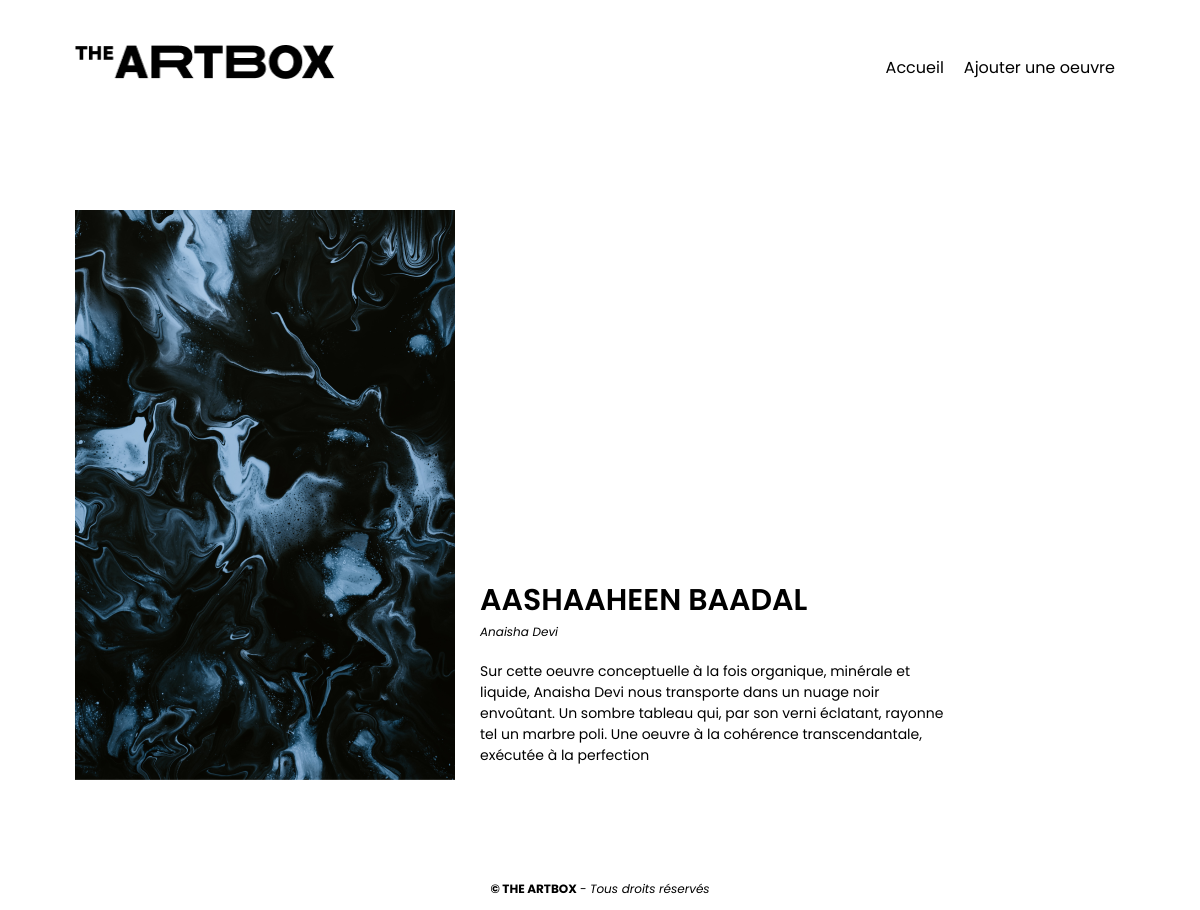
The app's page /oeuvre.php?id=2 with its own data.
### tables this page shows
CREATE TABLE `oeuvres` (
  `ID` int NOT NULL,
  `title` varchar(150) NOT NULL,
  `author` varchar(150) NOT NULL,
  `description` text NOT NULL,
  `img_url` varchar(255) NOT NULL
);

### fonctions.php (called while the page is built, shortened)
<?php
function getPainting($id){
    $db = db_connexion();
    $req = 'SELECT title, author, description, img_url FROM oeuvres WHERE ID = :id';
    $stmt = $db->prepare($req);
    $stmt->execute(['id' => $id]);
    return $stmt->fetchAll();
}
?>

### oeuvre.php (the view)
<?php
include("fonctions.php");
$existing_painting = false;
$id = $_GET["id"] ?? NULL;
if($id !== NULL){
    $painting = getPainting($id);
    if(count($painting) != 0)
        $existing_painting = true;
}
if (!$existing_painting): header('Location: index.php');
?>
<?php
else: include("header.php"); ?>
<article id="detail-oeuvre">
    <div id="img-oeuvre">
        <img src="<?= $painting[0]["img_url"] ?>" alt="<?= $painting[0]["title"] ?>">
    </div>
    <div id="contenu-oeuvre">
        <h1><?= $painting[0]["title"] ?></h1>
        <p class="description"><?= $painting[0]["author"] ?></p>
        <p class="description-complete"><?= $painting[0]["description"] ?></p>
    </div>
</article>
<?php endif; ?>
<?php include("footer.php"); ?>

### css/style.css (style rules this page uses)
html, body { margin: 0; }
* { box-sizing: border-box; font-family: 'Poppins', sans-serif; }
.oeuvre h2, #detail-oeuvre h1 { text-transform: uppercase; margin-top: 0; margin-bottom: 0; font-weight: 600; font-size: 30px; }
.oeuvre .description, #detail-oeuvre .description { font-style: italic; margin-top: 0; font-size: 12px; margin-bottom: 20px; }
#detail-oeuvre { display: flex; flex-wrap: wrap; align-items: end; margin-bottom: 100px; margin-top: 75px; font-size: 14px; padding: 0 15px; }
#img-oeuvre { margin-right: 25px; }
#img-oeuvre img { max-width: 470px; margin: auto; display: block; }
#contenu-oeuvre { max-width: 470px; }

### records on screen
oeuvres: img_url (picture), title "AASHAAHEEN BAADAL", author "Anaisha Devi", description "Sur cette oeuvre conceptuelle à la fois organique, minérale et liquide, Anaisha Devi nous transporte dans un nuage noir envoûtant. Un sombre tableau qui, par son verni éclatant, rayonne tel un marbre poli. Une oeuvre à la cohérence transcendantale, exécutée à la perfection"
